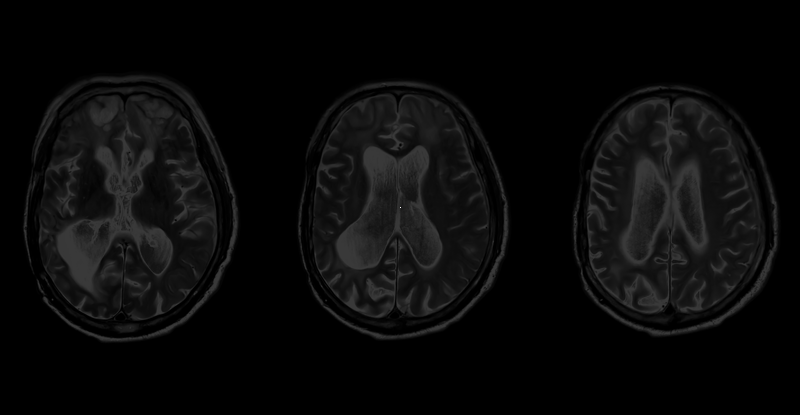
#> input picture 26/brains_lower.png, 800 x 415 px, given in place of shade1.tif, which was not available
$ python HW2_5.py
#> lines starting #> are read from the running program, lines starting #| are printed output that depends on the picture; long printed decimals are rounded; pictures that were not available may be replaced by others from this repository, and a replacement may not be noted
import cv2 as cv
import numpy as np
import matplotlib.pyplot as plt
import math

def norm_hist(image):
    hist , _ = np.histogram(image,bins=256,range=(0,255))
    hist = hist /(image.shape[0]*image.shape[1])
    return hist

#image=cv.imread("brains.png",cv.IMREAD_GRAYSCALE)
#hist=norm_hist(image)
#print(len(hist))

def entropy_calculator(image):
    result=0
    hist=norm_hist(image)
    for i in range(len(hist)):
        if not(hist[i]==0):
            result -= hist[i]*np.log2(hist[i])
    return np.abs(result)


img_shade1=cv.imread("shade1.tif",cv.IMREAD_GRAYSCALE)
#> img_shade1 is the input picture: shape (415, 800); min 0, max 255, mean 9.7
img_shade2=cv.imread("shade2.tif",cv.IMREAD_GRAYSCALE)
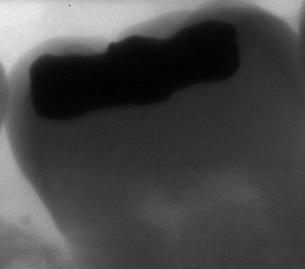
#> input picture 26/Down Dental.png, 305 x 269 px, given in place of shade2.tif, which was not available
#> img_shade2 is the input picture: shape (269, 305); min 0, max 249, mean 72.6
#print(img_shade1==img_shade2)

print(f"Contrast of shade2 is {np.abs(entropy_calculator(img_shade2))} and contrast of shade1 is {np.abs(entropy_calculator(img_shade1))} .")
#> in norm_hist, `hist , _ = np.histogram(image,bins=256,range=(0,255))`: hist = 256 values, max 2603 at index 61, min 0 at index 241, mean 320.5
#> in norm_hist, `hist = hist /(image.shape[0]*image.shape[1])`: hist = 256 values, max 0.0317 at index 61, min 0 at index 241, mean 0.00391
#> the loop in entropy_calculator, `for i in range(len(hist)):` made 256 passes
#> result on passes 1 to 12: 0.000199, 0.00233, 0.0287, 0.119, 0.197, 0.331, 0.442, 0.494, 0.569, 0.627, 0.659, 0.705
#> after the loop in entropy_calculator, `for i in range(len(hist)):`: result = 6.93
#> the loop in entropy_calculator (call 2), `for i in range(len(hist)):` made 256 passes
#> result on passes 1 to 12: 0.435, 0.489, 0.539, 0.585, 0.631, 0.673, 0.71, 0.745, 0.778, 0.811, 0.848, 0.889
#| Contrast of shade2 is 6.932 and contrast of shade1 is 3.169 .

img_brains=cv.imread("brains.png",cv.IMREAD_GRAYSCALE)
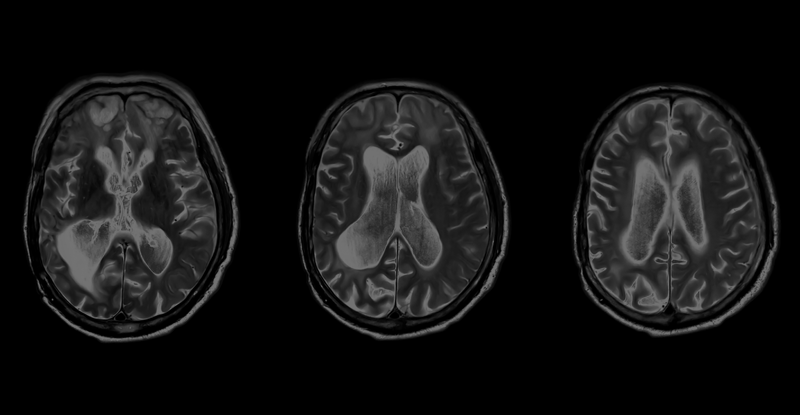
#> input picture 26/brains.png, 800 x 415 px
#> img_brains is the input picture: shape (415, 800); min 0, max 117, mean 19.6
#image2=cv.imread("brains_lower.png",cv.IMREAD_GRAYSCALE)
#print(np.abs(entropy_clculator(image1)),np.abs(entropy_clculator(image2)),sep="\n")
#print(img_shade1)

def pow_tran(r,gamma):
    c=math.pow(int((math.pow(2,r.itemsize*8)-1)),1-gamma)
    u1=np.floor((r**gamma)*c)
    u2=u1.astype(np.uint8)
    return u2

def optimize_entropy_gamma(image):
    gamma_range=np.arange(0,2,0.1)
    old_ent , old_gamma=(0,0)
    ent=0
    for gamma in gamma_range:
        new_img=pow_tran(image,gamma)
        ent=np.abs(entropy_calculator(new_img))
        if ent > old_ent:
            old_ent,old_gamma=(ent,gamma)
#> this loop made 20 passes
#> (c in pow_tran, ent, old_ent, old_gamma) on passes 2 to 10: (146.5, 3.18, 3.18, 0.1), (84.18, 3.42, 3.42, 0.2), (48.37, 3.51, 3.51, 0.3), (27.79, 3.54, 3.54, 0.4), (15.97, 3.57, 3.57, 0.5), (9.18, 3.58, 3.58, 0.6), (5.27, 3.59, 3.59, 0.7), (3.03, 3.59, 3.59, 0.8), (1.74, 3.6, 3.6, 0.9)
#> (c in pow_tran, ent) on passes 1, 11, 12, 13, 14, 15: (255, 0), (1, 3.59), (0.575, 3.49), (0.33, 3.4), (0.19, 3.31), (0.109, 3.23)
#> pass 2, in pow_tran (call 2), `u1=np.floor((r**gamma)*c)`:
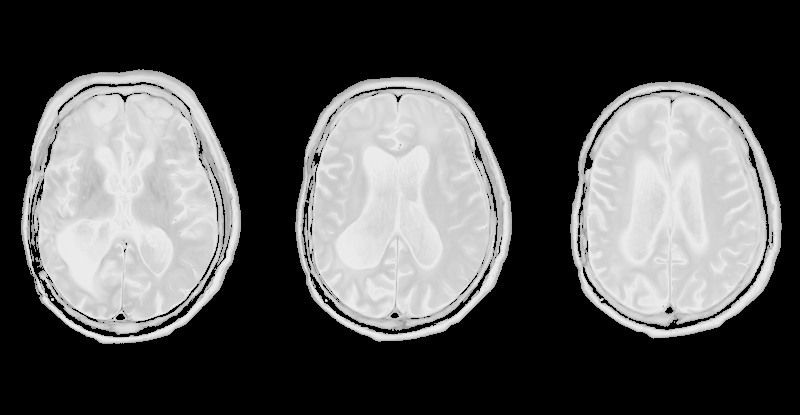
#> u1: shape (415, 800) float64; min 0, max 235, mean 83.4
#> after the loop, old_ent = 3.6; old_gamma = 0.9
    return old_gamma

optimized_entropy_gamma=optimize_entropy_gamma(img_brains)
#> optimized_entropy_gamma = 0.9
new_entropy_brains=pow_tran(img_brains,optimized_entropy_gamma)

def std_calculator(image):
    var=0
    mean=np.sum(image)/(image.shape[0]*image.shape[1])
    for i in range(image.shape[0]):
        for j in range(image.shape[1]):
            var += np.power((image[i][j]-mean),2)
    std=np.power(var,0.5)
    return std

def optimize_std_gamma(image):
    gamma_range=np.arange(0,2,0.1)
    old_std , old_gamma=(0,0)
    std=0
    for gamma in gamma_range:
        new_img=pow_tran(image,gamma)
        std=std_calculator(new_img)
        if std > old_std:
            old_std,old_gamma=(std,gamma)
#> this loop made 20 passes
#> (c in pow_tran, mean in std_calculator, std, old_std, old_gamma) on pass 2: (146.5, 83.43, 59795.5, 59795.5, 0.1)
#> (c in pow_tran, mean in std_calculator, std) on passes 1, 3, 4, 5, 6, 7: (255, 255, 0), (84.18, 69.67, 50640.6), (48.37, 58.51, 43359.8), (27.79, 49.37, 37428.1), (15.97, 41.85, 32534.2), (9.18, 35.66, 28470.9)
#> pass 3, in pow_tran (call 24), `u1=np.floor((r**gamma)*c)`:
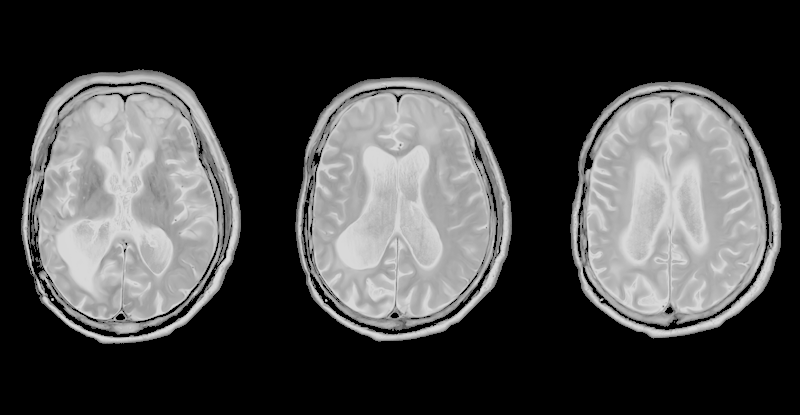
#> u1: shape (415, 800) float64; min 0, max 218, mean 69.7
#> after the loop, old_gamma = 0.1; old_std = 59795.5
    return old_gamma

optimized_std_gamma=optimize_std_gamma(img_brains)
#> optimized_std_gamma = 0.1
new_std_brains=pow_tran(img_brains,optimized_std_gamma)

cv.imshow("entropy_brains",new_entropy_brains)
cv.imshow("std_brains",new_std_brains)

cv.waitKey(0)
cv.destroyAllWindows()
